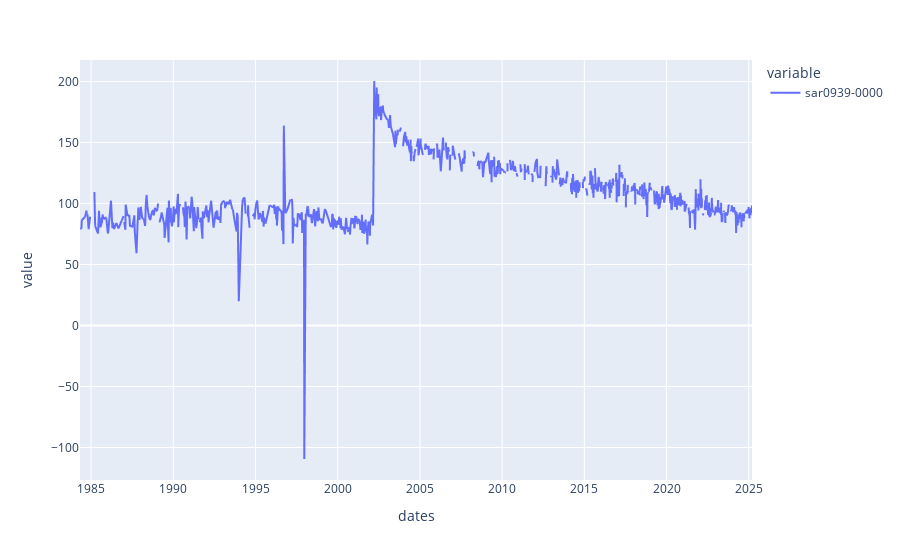

Source (notebook cell):
### Code cell
df = pd.read_csv("data/sar0939/transect_time_series.csv")
df.dates = pd.to_datetime(df.dates)
df.set_index("dates", inplace=True)
(df["sar0939-0000"] - 93).plot()

### Figure 1 — Plotly figure (JSON) as saved in the notebook; plotly's stock layout.template omitted (floating-point values rounded to 4 significant figures; data arrays with more than 128 entries replaced by an {"elided": "..."} marker saying what was removed)
{"data": [{"hovertemplate": "variable=sar0939-0000<br>dates=%{x}<br>value=%{y}<extra></extra>", "legendgroup": "sar0939-0000", "line": {"color": "#636efa", "dash": "solid"}, "marker": {"symbol": "circle"}, "mode": "lines", "name": "sar0939-0000", "showlegend": true, "type": "scattergl", "x": {"elided": "1204 str values"}, "xaxis": "x", "y": {"elided": "1204 float values"}, "yaxis": "y"}], "layout": {"legend": {"title": {"text": "variable"}, "tracegroupgap": 0}, "margin": {"t": 60}, "xaxis": {"anchor": "y", "domain": [0, 1], "title": {"text": "dates"}}, "yaxis": {"anchor": "x", "domain": [0, 1], "title": {"text": "value"}}}}
